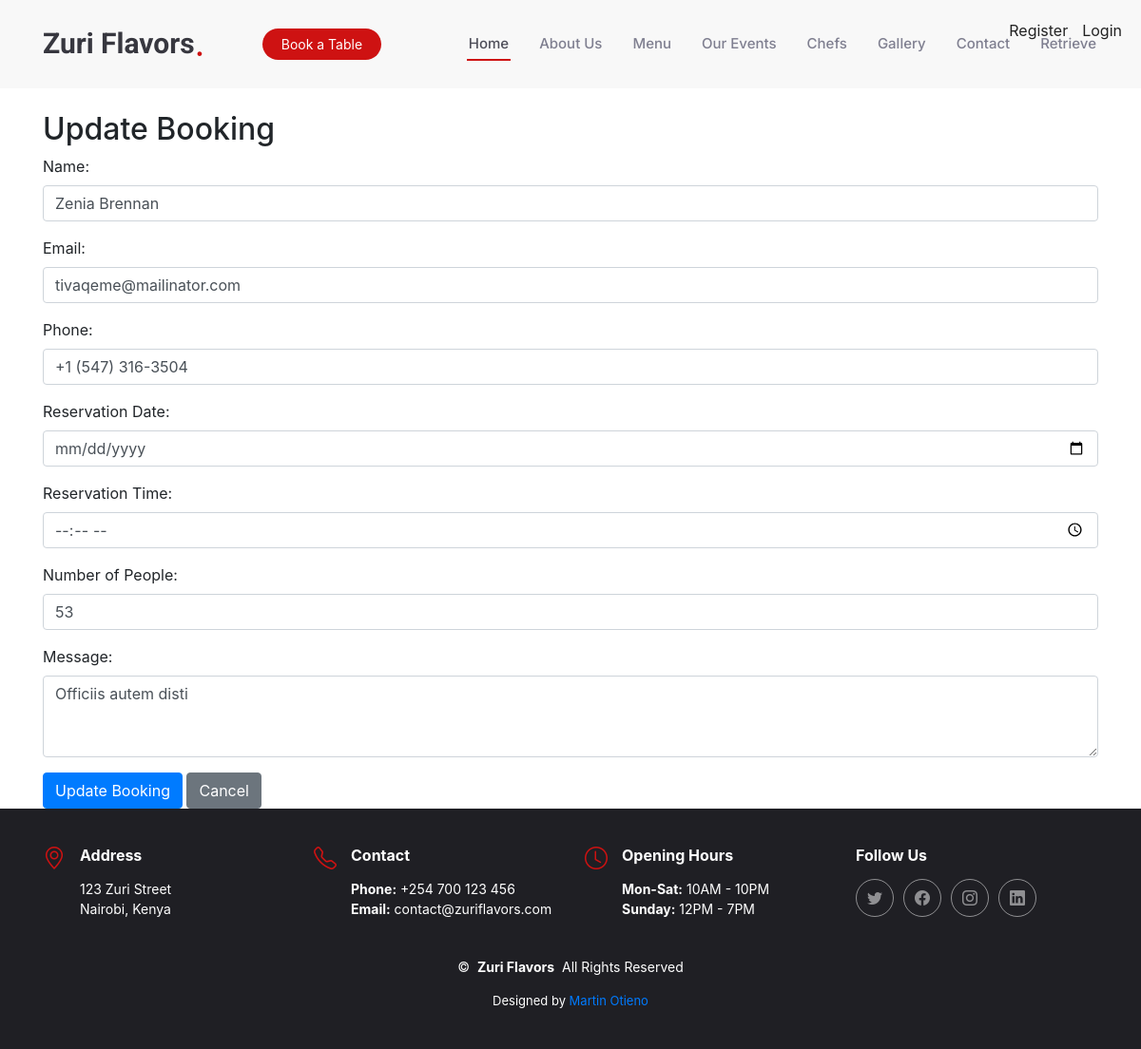
Page /update/19/ on the committed database.
### myapp/models.py (models this page shows, shortened)
class Booking(models.Model):
    name = models.CharField(max_length=255)
    email = models.EmailField(max_length=254)
    phone = models.CharField(max_length=20)
    date = models.DateField()
    time = models.TimeField()
    people = models.PositiveIntegerField()
    message = models.TextField()
    from django.db import models

### myapp/views.py (the view, shortened to what this page needs)
# urls.py: path('update/<int:booking_id>/', views.update_booking, name='update_booking'),
def update_booking(request, booking_id):
    booking = get_object_or_404(Booking, id=booking_id)
    context = {'booking': booking}
    return render(request, "update_booking.html", context)

### templates/update_booking.html (shortened to what this page needs)
{% extends 'base.html' %}
{% load static %}
{% block content %}
<div class="container mt-4">
    <h2>Update Booking</h2>
    <form method="POST">
        <div class="mb-3">
            <label for="name" class="form-label">Name:</label>
            <input
                type="text"
                id="name"
                name="name"
                class="form-control"
                value="{{ booking.name }}"
                required>
        </div>
        <div class="mb-3">
            <label for="email" class="form-label">Email:</label>
            <input
                type="email"
                id="email"
                name="email"
                class="form-control"
                value="{{ booking.email }}"
                required>
        </div>
        <div class="mb-3">
            <label for="phone" class="form-label">Phone:</label>
            <input
                type="text"
                id="phone"
                name="phone"
                class="form-control"
                value="{{ booking.phone }}"
                required>
        </div>
        <div class="mb-3">
            <label for="date" class="form-label">Reservation Date:</label>
            <input
                type="date"
                id="date"
                name="date"
                class="form-control"
                value="{{ booking.date }}"
                required>
        </div>
        <div class="mb-3">
            <label for="time" class="form-label">Reservation Time:</label>
            <input
                type="time"
                id="time"
                name="time"
                class="form-control"
                value="{{ booking.time }}"
                required>
        </div>
        <div class="mb-3">
            <label for="people" class="form-label">Number of People:</label>
            <input
                type="number"
                id="people"
                name="people"
                class="form-control"
                value="{{ booking.people }}"
                required>
        </div>
        <div class="mb-3">
            <label for="message" class="form-label">Message:</label>
            <textarea
                id="message"
                name="message"
                class="form-control"
                rows="3">{{ booking.message }}</textarea>
        </div>
        <button type="submit" class="btn btn-primary">Update Booking</button>
        <a href="{% url 'show_bookings' %}" class="btn btn-secondary">Cancel</a>
    </form>
</div>
{% endblock %}

### static/assets/css/main.css (style rules this page uses)
:root { --default-font: "Roboto", system-ui, -apple-system, "Segoe UI", Roboto, "Helvetica Neue", Arial, "Noto Sans", "Liberation Sans", sans-serif, "Apple Color Emoji", "Segoe UI Emoji", "Segoe UI Symbol", "Noto Color Emoji"; --heading-font: "Amatic SC", sans-serif; --nav-font: "Inter", sans-serif; }
:root { --background-color: #ffffff; --default-color: #212529; --heading-color: #37373f; --accent-color: #ce1212; --surface-color: #ffffff; --contrast-color: #ffffff; }
:root { --nav-color: #7f7f90; --nav-hover-color: #ce1212; --nav-mobile-background-color: #ffffff; --nav-dropdown-background-color: #ffffff; --nav-dropdown-color: #7f7f90; --nav-dropdown-hover-color: #ce1212; }
:root { scroll-behavior: smooth; }
body { color: var(--default-color); background-color: var(--background-color); font-family: var(--default-font); }
a { color: var(--accent-color); text-decoration: none; transition: 0.3s; }
h1, h2, h3, h4, h5, h6 { color: var(--heading-color); font-family: var(--heading-font); }

### static/assets/css/style.css (style rules this page uses)
body { margin: 0; padding: 0; background-color: #17a2b8; height: 100vh; }

### rows in the picture
Booking: name "Zenia Brennan", email "tivaqeme@mailinator.com", phone "+1 (547) 316-3504", people "53", message "Officiis autem disti"
